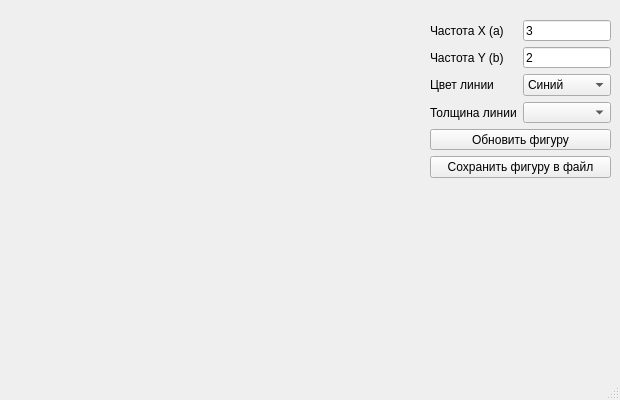
<?xml version="1.0" encoding="UTF-8"?>
<ui version="4.0">
 <class>MainWindow</class>
 <widget class="QMainWindow" name="MainWindow">
  <property name="geometry">
   <rect>
    <x>0</x>
    <y>0</y>
    <width>620</width>
    <height>400</height>
   </rect>
  </property>
  <property name="windowTitle">
   <string>MainWindow</string>
  </property>
  <widget class="QWidget" name="centralwidget">
   <widget class="QWidget" name="">
    <property name="geometry">
     <rect>
      <x>430</x>
      <y>20</y>
      <width>181</width>
      <height>158</height>
     </rect>
    </property>
    <layout class="QFormLayout" name="formLayout">
     <item row="0" column="1">
      <widget class="QLineEdit" name="freq_y_lineedit">
       <property name="text">
        <string>3</string>
       </property>
      </widget>
     </item>
     <item row="1" column="0">
      <widget class="QLabel" name="label_2">
       <property name="text">
        <string>Частота Y (b)</string>
       </property>
      </widget>
     </item>
     <item row="1" column="1">
      <widget class="QLineEdit" name="freq_x_lineedit">
       <property name="text">
        <string>2</string>
       </property>
      </widget>
     </item>
     <item row="2" column="0">
      <widget class="QLabel" name="label_3">
       <property name="text">
        <string>Цвет линии</string>
       </property>
      </widget>
     </item>
     <item row="2" column="1">
      <widget class="QComboBox" name="color_combobox">
       <item>
        <property name="text">
         <string>Синий</string>
        </property>
       </item>
       <item>
        <property name="text">
         <string>Зелёный</string>
        </property>
       </item>
       <item>
        <property name="text">
         <string>Красный</string>
        </property>
       </item>
       <item>
        <property name="text">
         <string>Жёлтый</string>
        </property>
       </item>
      </widget>
     </item>
     <item row="3" column="0">
      <widget class="QLabel" name="label_4">
       <property name="text">
        <string>Толщина линии</string>
       </property>
      </widget>
     </item>
     <item row="3" column="1">
      <widget class="QComboBox" name="width_combobox">
       <item>
        <property name="text">
         <string/>
        </property>
       </item>
       <item>
        <property name="text">
         <string>1</string>
        </property>
       </item>
       <item>
        <property name="text">
         <string>2</string>
        </property>
       </item>
       <item>
        <property name="text">
         <string>3</string>
        </property>
       </item>
       <item>
        <property name="text">
         <string>4</string>
        </property>
       </item>
      </widget>
     </item>
     <item row="4" column="0" colspan="2">
      <widget class="QPushButton" name="plot_button">
       <property name="text">
        <string>Обновить фигуру</string>
       </property>
      </widget>
     </item>
     <item row="5" column="0" colspan="2">
      <widget class="QPushButton" name="save_button">
       <property name="text">
        <string>Сохранить фигуру в файл</string>
       </property>
      </widget>
     </item>
     <item row="0" column="0">
      <widget class="QLabel" name="label">
       <property name="text">
        <string>Частота X (a)</string>
       </property>
      </widget>
     </item>
    </layout>
   </widget>
  </widget>
  <widget class="QMenuBar" name="menubar">
   <property name="geometry">
    <rect>
     <x>0</x>
     <y>0</y>
     <width>620</width>
     <height>21</height>
    </rect>
   </property>
  </widget>
  <widget class="QStatusBar" name="statusbar"/>
 </widget>
 <resources/>
 <connections/>
</ui>
